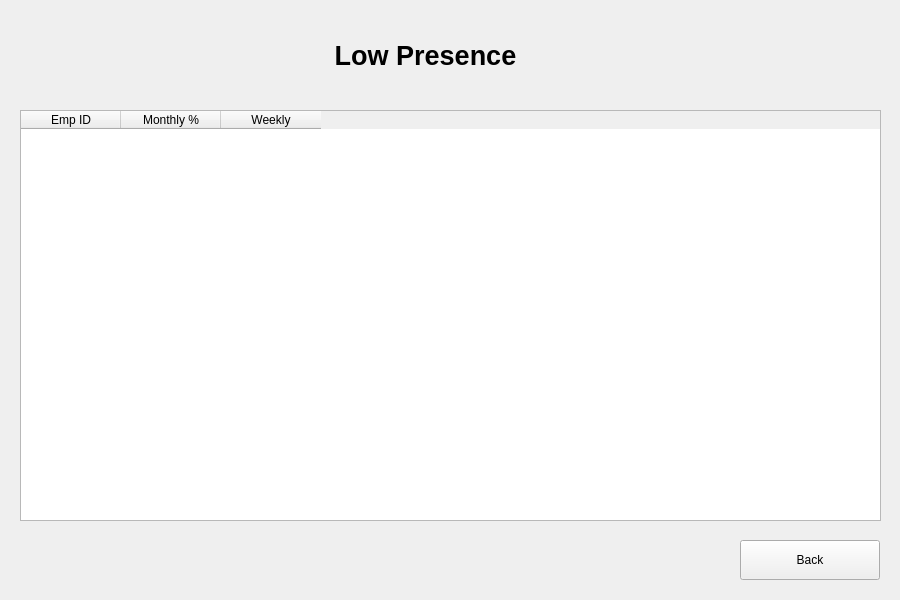
<?xml version="1.0" encoding="UTF-8"?>
<ui version="4.0">
 <class>ShortAttendanceTable</class>
 <widget class="QWidget" name="ShortAttendanceTable">
  <property name="geometry">
   <rect>
    <x>0</x>
    <y>0</y>
    <width>900</width>
    <height>600</height>
   </rect>
  </property>
  <property name="windowTitle">
   <string>Form</string>
  </property>
  <widget class="QLabel" name="lowPresenceTable">
   <property name="geometry">
    <rect>
     <x>200</x>
     <y>30</y>
     <width>451</width>
     <height>51</height>
    </rect>
   </property>
   <property name="text">
    <string>&lt;html&gt;&lt;head/&gt;&lt;body&gt;&lt;p align=&quot;center&quot;&gt;&lt;span style=&quot; font-size:20pt; font-weight:700;&quot;&gt;Low Presence&lt;/span&gt;&lt;/p&gt;&lt;/body&gt;&lt;/html&gt;</string>
   </property>
  </widget>
  <widget class="QTableWidget" name="shortLeaveTable">
   <property name="geometry">
    <rect>
     <x>20</x>
     <y>110</y>
     <width>861</width>
     <height>411</height>
    </rect>
   </property>
   <property name="wordWrap">
    <bool>true</bool>
   </property>
   <column>
    <property name="text">
     <string>Emp ID</string>
    </property>
   </column>
   <column>
    <property name="text">
     <string>Monthly %</string>
    </property>
   </column>
   <column>
    <property name="text">
     <string>Weekly</string>
    </property>
   </column>
  </widget>
  <widget class="QPushButton" name="backButton">
   <property name="geometry">
    <rect>
     <x>740</x>
     <y>540</y>
     <width>140</width>
     <height>40</height>
    </rect>
   </property>
   <property name="text">
    <string>Back</string>
   </property>
  </widget>
 </widget>
 <resources/>
 <connections/>
</ui>
